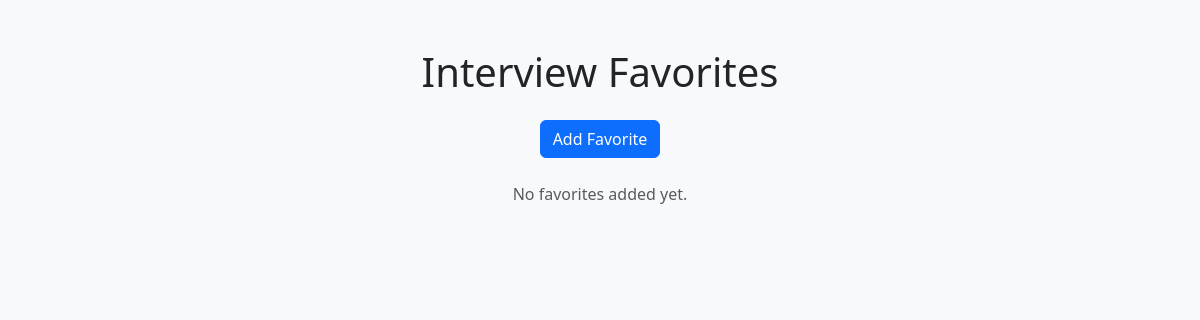
Before: / with the older database file.
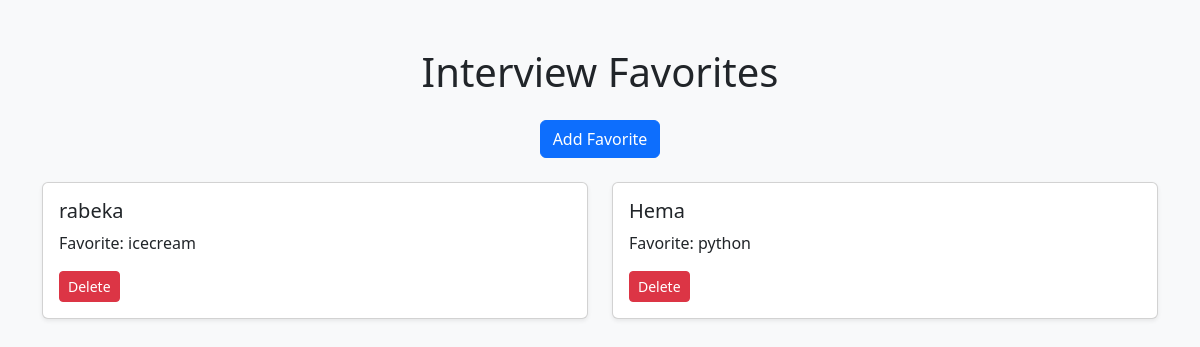
After: the same page with the newer database file.
### tables this page shows
CREATE TABLE favorites (
    id INTEGER PRIMARY KEY AUTOINCREMENT,
    name TEXT NOT NULL,
    favorite TEXT NOT NULL
);

### app.py (the view)
@app.route("/")
def home():
    conn = get_db()
    favorites = conn.execute("SELECT * FROM favorites").fetchall()
    conn.close()
    return render_template("index.html", favorites=favorites)

### app.py (called while the page is built)
def get_db():
    conn = sqlite3.connect("favorites.db")
    conn.row_factory = sqlite3.Row
    return conn

### templates/index.html (shortened to what this page needs)
<!DOCTYPE html>
<html>
<head>
    <link href="https://cdn.jsdelivr.net/npm/bootstrap@5.3.3/dist/css/bootstrap.min.css" rel="stylesheet">
</head>
<body class="bg-light">
<div class="container mt-5">
    <h1 class="text-center mb-4">Interview Favorites</h1>
    <div class="text-center mb-4">
        <a href="/add" class="btn btn-primary">Add Favorite</a>
    </div>
    {% if favorites %}
        <div class="row">
            {% for item in favorites %}
            <div class="col-md-6 mb-3">
                <div class="card shadow-sm">
                    <div class="card-body">
                        <h5 class="card-title">{{ item["name"] }}</h5>
                        <p class="card-text">
                            Favorite: {{ item["favorite"] }}
                        </p>
                        <a href="/delete/{{ item['id'] }}"
                           class="btn btn-danger btn-sm">
                            Delete
                        </a>
                    </div>
                </div>
            </div>
            {% endfor %}
        </div>
    {% else %}
        <p class="text-center text-muted">
            No favorites added yet.
        </p>
    {% endif %}
</div>
</body>
</html>

Changed rows visible on the page:
added favorites: name "rabeka", favorite "icecream"
added favorites: name "Hema", favorite "python"
Other visible differences:
text no longer shown: "No favorites added yet."
